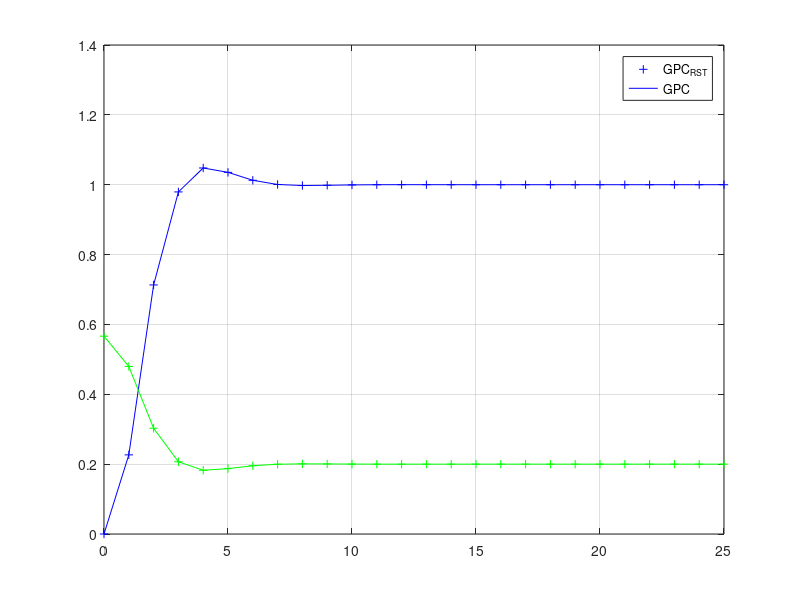

MATLAB code for this plot:
close all, clear all, clc
A=[1 -0.8];
B=[0.4 0.6];
delta = [1 -1];
d=0; N=3; Nu=3;

% Condicao inicial
zi = filter(B,A,0);

% horizontes
N1 = d +1;
N2 = d + N;
At=conv(A,delta);
nA = length(A);
nAt = length(At);
nB = length(B);

% Formulação de F
f=[1 zeros(1, nAt-2)];
for j=1:N,
for i=1:nAt-2
    f(j+1,i)=f(j,i+1)-f(j,1)*At(i+1);
end
f(j+1,nAt-1) = -f(j)*At(nAt);
end
F=f(1+N1:1+N2,:);

% Formulação de E
E=zeros(N2);
e(1)=1;E(1,1)=e(1);
for j=2:N2,
 e(j)=f(j,1);
 E(j,1:j)=e;
end,
E=E(N1:N2,:);


% HORIZONTE DE PREDIÇÃO
% Formulação de Gl
for j=1:N
Gl(j,:) = conv(E(j,:),B);
end
Gl;
ngb=length(Gl);
G = zeros(N,Nu);

% Formulação do G - futuro
for i = 1:N,
 Gp(i,:)= Gl(i,i+1:ngb-N+i); % Gp - passado
end,
G=toeplitz(Gl(N,1:N), zeros(1,Nu)); %G - futuro

% Formulação do controlador
lambda=0.8;
H=2*(G'*G+lambda*eye(length(G'*G)));
K_=inv(G'*G+lambda*eye(length(G'*G)))*G';
K=K_(1,:);
% Resposta no tempo
T=25; %tempo em segundos
Ts = 1; %tempo de amostragem
nts= T/Ts; % numero de amostras

% Utilizando RST
Gp_=K*Gp; F_=K*F;
R_ = [1 Gp_];
S_ = K*F;
T_ = sum(K); % T=Kr--> soma de todos os elementos de K

Bz1=conv(B,[0 1]);
num=conv(Bz1,T_);
num_u=conv(A,T_);
den=conv(R_,At)+conv(Bz1,S_);
yrst=filter(num,den,[0 ones(1,nts+1)]);
urst=filter(num_u,den,[0 ones(1,nts+1)]);

if nB > 1
 dup = zeros(nB-1,1);
end
u0 = 0;
y=0; yp = zeros(nA, 1);
for k = 1:nts+1
    % Saidas passadas
 yp = [y(k); yp(1:end-1)];

 if nB == 1
 fr = F*yp;
 else
 fr = F*yp + Gp*dup;
 end

 % Variacao de controle
 w = ones(N,1);
 du(k) = K*(w-fr);
 disp(du(k));
 u(k) = du(k) + u0;

 % Resolve a equacao do filtro
 disp(u(k));
 [y(k+1), zf] = filter(B,A,u(k),zi);

 % Atualiza a condicao inicial
 zi = zf;

 if nB>1
 % Atualiza \Delta u(t-1)
 dup = du(k); dup(1:end-1);
 end

 % Atualiza a inicializacao do sinal de controle u(t1)
 u0 = u(k);
end
ygpc=y; ugpc=u;
%Gera figura
t = 0:Ts:T;
plot(t,yrst(2:end),'b+',t,ygpc(1:end-1),'b'), hold on
plot(t,urst(2:end),'g+',t,ugpc,'g'), grid on
legend('GPC_{RST}','GPC')

% plot(t,yrst(2:end),'b'), hold on
% plot(t,urst(2:end),'g'), grid on
% legend('GPC_{RST}')
